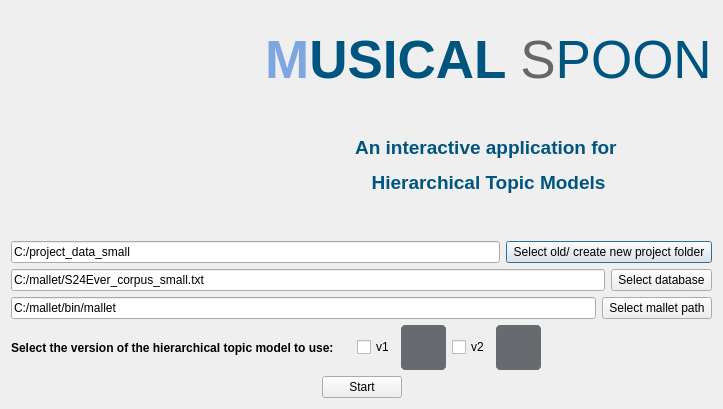
<?xml version="1.0" encoding="UTF-8"?>
<ui version="4.0">
 <class>Dialog</class>
 <widget class="QDialog" name="Dialog">
  <property name="geometry">
   <rect>
    <x>0</x>
    <y>0</y>
    <width>723</width>
    <height>409</height>
   </rect>
  </property>
  <property name="windowTitle">
   <string>MusicalSpoon</string>
  </property>
  <property name="styleSheet">
   <string notr="true"/>
  </property>
  <layout class="QHBoxLayout" name="horizontalLayout_6">
   <item>
    <layout class="QVBoxLayout" name="verticalLayout_3">
     <item>
      <layout class="QHBoxLayout" name="horizontalLayout_5">
       <item>
        <widget class="QLabel" name="label">
         <property name="sizePolicy">
          <sizepolicy hsizetype="Minimum" vsizetype="Minimum">
           <horstretch>0</horstretch>
           <verstretch>0</verstretch>
          </sizepolicy>
         </property>
         <property name="minimumSize">
          <size>
           <width>20</width>
           <height>20</height>
          </size>
         </property>
         <property name="text">
          <string/>
         </property>
         <property name="pixmap">
          <pixmap>../../logo.png</pixmap>
         </property>
         <property name="scaledContents">
          <bool>true</bool>
         </property>
        </widget>
       </item>
       <item>
        <layout class="QVBoxLayout" name="verticalLayout_2">
         <item>
          <widget class="QLabel" name="label_title">
           <property name="sizePolicy">
            <sizepolicy hsizetype="Minimum" vsizetype="Minimum">
             <horstretch>0</horstretch>
             <verstretch>0</verstretch>
            </sizepolicy>
           </property>
           <property name="minimumSize">
            <size>
             <width>0</width>
             <height>20</height>
            </size>
           </property>
           <property name="font">
            <font>
             <family>Segoe UI</family>
             <pointsize>40</pointsize>
            </font>
           </property>
           <property name="styleSheet">
            <string notr="true">color: rgb(254, 121, 199);</string>
           </property>
           <property name="text">
            <string>&lt;html&gt;&lt;head/&gt;&lt;body&gt;&lt;p&gt;&lt;span style=&quot; font-weight:600; color:#7ea6e0;&quot;&gt;M&lt;/span&gt;&lt;span style=&quot; font-weight:600; color:#00557f;&quot;&gt;USICAL &lt;/span&gt;&lt;span style=&quot; color:#666666;&quot;&gt;S&lt;/span&gt;&lt;span style=&quot; color:#00557f;&quot;&gt;POON&lt;/span&gt;&lt;/p&gt;&lt;/body&gt;&lt;/html&gt;</string>
           </property>
           <property name="alignment">
            <set>Qt::AlignCenter</set>
           </property>
          </widget>
         </item>
         <item>
          <widget class="QLabel" name="label_description">
           <property name="font">
            <font>
             <family>Segoe UI</family>
             <pointsize>14</pointsize>
            </font>
           </property>
           <property name="styleSheet">
            <string notr="true">color: rgb(98, 114, 164);</string>
           </property>
           <property name="text">
            <string>&lt;html&gt;&lt;head/&gt;&lt;body&gt;&lt;p&gt;&lt;span style=&quot; font-weight:600; color:#00557f;&quot;&gt;An interactive application for &lt;/span&gt;&lt;/p&gt;&lt;p&gt;&lt;span style=&quot; font-weight:600; color:#00557f;&quot;&gt;Hierarchical Topic Models&lt;/span&gt;&lt;/p&gt;&lt;/body&gt;&lt;/html&gt;</string>
           </property>
           <property name="alignment">
            <set>Qt::AlignCenter</set>
           </property>
          </widget>
         </item>
        </layout>
       </item>
      </layout>
     </item>
     <item>
      <spacer name="horizontalSpacer">
       <property name="orientation">
        <enum>Qt::Horizontal</enum>
       </property>
       <property name="sizeHint" stdset="0">
        <size>
         <width>40</width>
         <height>20</height>
        </size>
       </property>
      </spacer>
     </item>
     <item>
      <layout class="QVBoxLayout" name="verticalLayout">
       <item>
        <layout class="QHBoxLayout" name="horizontalLayout">
         <item>
          <widget class="QLineEdit" name="showProjectFolder">
           <property name="sizePolicy">
            <sizepolicy hsizetype="Preferred" vsizetype="Fixed">
             <horstretch>0</horstretch>
             <verstretch>0</verstretch>
            </sizepolicy>
           </property>
           <property name="styleSheet">
            <string notr="true"/>
           </property>
           <property name="text">
            <string>C:/project_data_small</string>
           </property>
          </widget>
         </item>
         <item>
          <widget class="QPushButton" name="selectProjectFolder">
           <property name="sizePolicy">
            <sizepolicy hsizetype="Fixed" vsizetype="Fixed">
             <horstretch>0</horstretch>
             <verstretch>0</verstretch>
            </sizepolicy>
           </property>
           <property name="font">
            <font>
             <weight>50</weight>
             <bold>false</bold>
            </font>
           </property>
           <property name="styleSheet">
            <string notr="true"/>
           </property>
           <property name="text">
            <string> Select old/ create new project folder </string>
           </property>
          </widget>
         </item>
        </layout>
       </item>
       <item>
        <layout class="QHBoxLayout" name="horizontalLayout_2">
         <item>
          <widget class="QLineEdit" name="showDatabaseFolder">
           <property name="sizePolicy">
            <sizepolicy hsizetype="Preferred" vsizetype="Fixed">
             <horstretch>0</horstretch>
             <verstretch>0</verstretch>
            </sizepolicy>
           </property>
           <property name="styleSheet">
            <string notr="true"/>
           </property>
           <property name="text">
            <string>C:/mallet/S24Ever_corpus_small.txt</string>
           </property>
          </widget>
         </item>
         <item>
          <widget class="QPushButton" name="selectDatabase">
           <property name="sizePolicy">
            <sizepolicy hsizetype="Fixed" vsizetype="Fixed">
             <horstretch>0</horstretch>
             <verstretch>0</verstretch>
            </sizepolicy>
           </property>
           <property name="font">
            <font>
             <weight>50</weight>
             <bold>false</bold>
            </font>
           </property>
           <property name="styleSheet">
            <string notr="true"/>
           </property>
           <property name="text">
            <string> Select database </string>
           </property>
          </widget>
         </item>
        </layout>
       </item>
       <item>
        <layout class="QHBoxLayout" name="horizontalLayout_3">
         <item>
          <widget class="QLineEdit" name="showMalletPath">
           <property name="sizePolicy">
            <sizepolicy hsizetype="Preferred" vsizetype="Fixed">
             <horstretch>0</horstretch>
             <verstretch>0</verstretch>
            </sizepolicy>
           </property>
           <property name="styleSheet">
            <string notr="true"/>
           </property>
           <property name="text">
            <string>C:/mallet/bin/mallet</string>
           </property>
          </widget>
         </item>
         <item>
          <widget class="QPushButton" name="selectMalletPath">
           <property name="sizePolicy">
            <sizepolicy hsizetype="Fixed" vsizetype="Fixed">
             <horstretch>0</horstretch>
             <verstretch>0</verstretch>
            </sizepolicy>
           </property>
           <property name="font">
            <font>
             <weight>50</weight>
             <bold>false</bold>
            </font>
           </property>
           <property name="styleSheet">
            <string notr="true"/>
           </property>
           <property name="text">
            <string> Select mallet path </string>
           </property>
          </widget>
         </item>
        </layout>
       </item>
       <item>
        <layout class="QHBoxLayout" name="horizontalLayout_8">
         <item>
          <widget class="QLabel" name="labelSelectModelToSubmodel">
           <property name="font">
            <font>
             <weight>75</weight>
             <bold>true</bold>
            </font>
           </property>
           <property name="text">
            <string>Select the version of the hierarchical topic model to use:     </string>
           </property>
           <property name="wordWrap">
            <bool>false</bool>
           </property>
          </widget>
         </item>
         <item>
          <layout class="QHBoxLayout" name="horizontalLayout_10">
           <item>
            <widget class="QCheckBox" name="checkBoxV1">
             <property name="text">
              <string>v1</string>
             </property>
            </widget>
           </item>
           <item>
            <widget class="QPushButton" name="infoButtonV1">
             <property name="sizePolicy">
              <sizepolicy hsizetype="Fixed" vsizetype="Fixed">
               <horstretch>0</horstretch>
               <verstretch>0</verstretch>
              </sizepolicy>
             </property>
             <property name="minimumSize">
              <size>
               <width>45</width>
               <height>45</height>
              </size>
             </property>
             <property name="styleSheet">
              <string notr="true">QPushButton {
	border: 5px solid #676A6E;
	border-radius: 5px;	
	background-color: #676A6E;
}
QPushButton:hover {
	background-color: #676A6E;
	border: 2px solid #676A6E;
}
QPushButton:pressed {	
	background-color: #676A6E;
	border: 2px solid #676A6E;
}</string>
             </property>
             <property name="text">
              <string/>
             </property>
            </widget>
           </item>
          </layout>
         </item>
         <item>
          <layout class="QHBoxLayout" name="horizontalLayout_11">
           <item>
            <widget class="QCheckBox" name="checkBoxV2">
             <property name="text">
              <string>v2</string>
             </property>
            </widget>
           </item>
           <item>
            <widget class="QPushButton" name="infoButtonV2">
             <property name="sizePolicy">
              <sizepolicy hsizetype="Fixed" vsizetype="Fixed">
               <horstretch>0</horstretch>
               <verstretch>0</verstretch>
              </sizepolicy>
             </property>
             <property name="minimumSize">
              <size>
               <width>45</width>
               <height>45</height>
              </size>
             </property>
             <property name="styleSheet">
              <string notr="true">QPushButton {
	border: 5px solid #676A6E;
	border-radius: 5px;	
	background-color: #676A6E;
}
QPushButton:hover {
	background-color: #676A6E;
	border: 2px solid #676A6E;
}
QPushButton:pressed {	
	background-color: #676A6E;
	border: 2px solid #676A6E;
}</string>
             </property>
             <property name="text">
              <string/>
             </property>
            </widget>
           </item>
           <item>
            <spacer name="horizontalSpacer_4">
             <property name="orientation">
              <enum>Qt::Horizontal</enum>
             </property>
             <property name="sizeHint" stdset="0">
              <size>
               <width>40</width>
               <height>20</height>
              </size>
             </property>
            </spacer>
           </item>
          </layout>
         </item>
        </layout>
       </item>
       <item>
        <layout class="QHBoxLayout" name="horizontalLayout_4">
         <item>
          <spacer name="horizontalSpacer_3">
           <property name="orientation">
            <enum>Qt::Horizontal</enum>
           </property>
           <property name="sizeHint" stdset="0">
            <size>
             <width>40</width>
             <height>20</height>
            </size>
           </property>
          </spacer>
         </item>
         <item>
          <widget class="QPushButton" name="start">
           <property name="sizePolicy">
            <sizepolicy hsizetype="Fixed" vsizetype="Fixed">
             <horstretch>0</horstretch>
             <verstretch>0</verstretch>
            </sizepolicy>
           </property>
           <property name="font">
            <font>
             <weight>50</weight>
             <bold>false</bold>
            </font>
           </property>
           <property name="styleSheet">
            <string notr="true"/>
           </property>
           <property name="text">
            <string> Start </string>
           </property>
          </widget>
         </item>
         <item>
          <spacer name="horizontalSpacer_2">
           <property name="orientation">
            <enum>Qt::Horizontal</enum>
           </property>
           <property name="sizeHint" stdset="0">
            <size>
             <width>40</width>
             <height>20</height>
            </size>
           </property>
          </spacer>
         </item>
        </layout>
       </item>
      </layout>
     </item>
    </layout>
   </item>
  </layout>
 </widget>
 <resources/>
 <connections/>
</ui>
